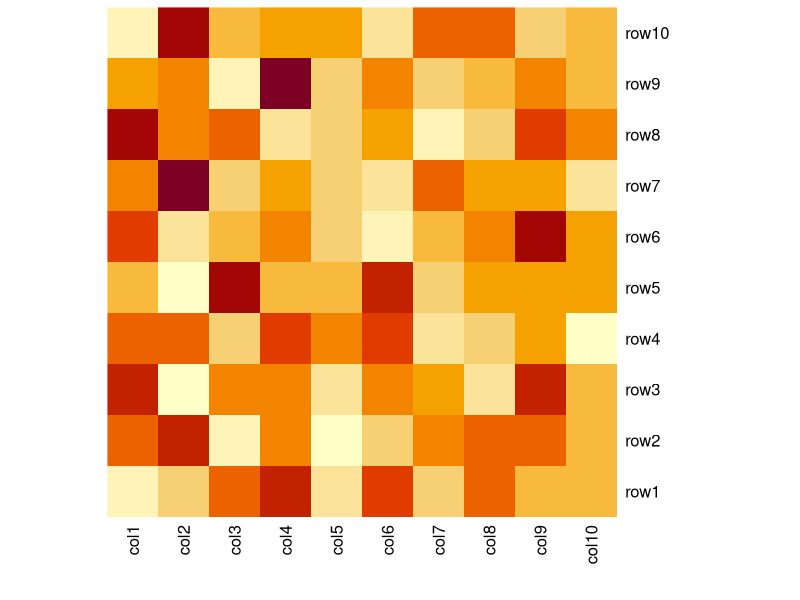

The R script that drew this image:
#Q3: Simulate a simple dataset of 10 points.Create a heat map to visualize relationships between
#the variables. A heat map is agraphical representation of data where the data values are
#represented as colours.


#set.seed(123)                                                     # Set seed for reproducibility
data <- matrix(rnorm(100, 0, 10), nrow = 10, ncol = 10)           # Create example data
colnames(data) <- paste0("col", 1:10)                             # Column names
rownames(data) <- paste0("row", 1:10)   
View (data)
heatmap(data, Rowv = NA, Colv = NA)